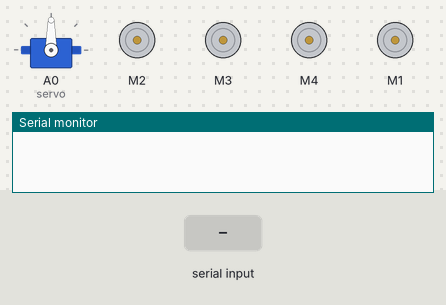
Bench run of a sketch on a simulated Arduino Uno, built with avr-gcc and run on an emulated ATmega328P. Parts: servo, 4 × DC motor (green arrow = forward, orange = backward, longer = faster), the last lines printed to the serial monitor. The inputs (shaded band) are chosen by the test bench.

Above: at 1.2 s.
1.3 s: "  Axial: \n" received over Serial
2.8 s: "  Gat2: \n" received over Serial
At 3.2 s:
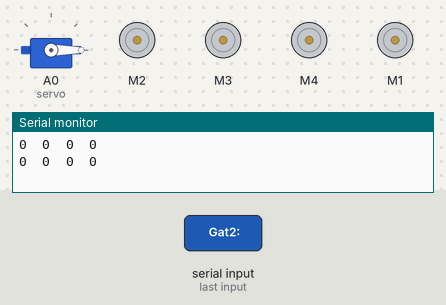
Timing chart, 0 to 5.8 s (numbered marks = the images above; inputs shaded):
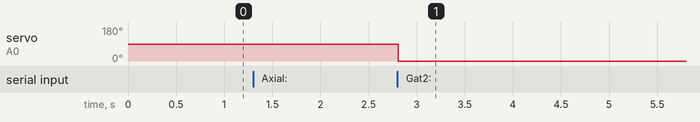

The sketch:

ard_esp_shild_xbox.ino
```cpp
#include <AFMotor.h>
#include <Servo.h>

int lateral;
int axial;
int yaw1;
int rightFront;
int leftFront;
int rightBack;
int leftBack;
int Gat2;

Servo servo;
AF_DCMotor motor1(1);
AF_DCMotor motor2(2);
AF_DCMotor motor3(3);
AF_DCMotor motor4(4);

void setup() {
  // Inicializa a serial
  Serial.begin(9600);
  servo.attach(A0);
}

void Reciver(){
String received = Serial.readStringUntil('\n');

rightFront = axial - lateral + yaw1;
leftFront = axial + lateral - yaw1;
rightBack = axial + lateral + yaw1;
leftBack = axial - lateral - yaw1;

    // Verifica e armazena a variável correspondente
    if (received.startsWith("  Axial: ")) {
      axial = received.substring(8).toInt(); // Extrai o valor e converte para inteiro
     // Serial.print("  Axial: ");
     // Serial.print(axial);
    }
    if (received.startsWith("  Later: ")) {
      lateral = received.substring(8).toInt(); // Extrai o valor e converte para inteiro
     // Serial.print("  Lateral: ");
     // Serial.print(lateral);
    }
    if (received.startsWith("  Yaw1: ")) {
      yaw1 = received.substring(8).toInt(); // Extrai o valor e converte para inteiro
     // Serial.print("  Yaw1: ");
     // Serial.print(yaw1);
    }
    if (received.startsWith("  Gat2: ")) {
      Gat2 = received.substring(8).toInt(); // Extrai o valor e converte para inteiro
      servo.write(map(Gat2, 0, 1023, 0, 180));
    }
Serial.print(leftFront / 2);
Serial.print('\t');
Serial.print(rightFront / 2);
Serial.print('\t');
Serial.print(leftBack / 2);
Serial.print('\t');
Serial.print(rightBack / 2);
Serial.println('\t');

 power();
 direction();

}

void power(){
if(rightFront < 0){
    motor2.setSpeed(rightFront * -1);
  } else {
    motor2.setSpeed(rightFront);
  }
  if(leftFront < 0){
    motor3.setSpeed(leftFront * -1);
  } else{
    motor3.setSpeed(leftFront);
  }
  if(leftBack < 0){
    motor4.setSpeed(leftBack * -1);
  }else{
    motor4.setSpeed(leftBack);
  }
  if(rightBack < 0){
    motor1.setSpeed(rightBack * -1);
  } else{
    motor1.setSpeed(rightBack);
  }
}

void direction(){
  if(leftFront > 0){
motor3.run(BACKWARD);
} else{
  motor3.run(FORWARD);
}

if(leftBack > 0){
motor4.run(BACKWARD);
} else{
  motor4.run(FORWARD);
}

if(rightFront > 0){
motor2.run(BACKWARD);
} else{
  motor2.run(FORWARD);
}

if(rightBack > 0){
motor1.run(BACKWARD);
} else{
  motor1.run(FORWARD);
}

}


void loop() {

  if (Serial.available()) {
  Reciver();
  }
}
```

Measured:
- after the input at 2.8 s, servo on A0 (servo): 90° → 0° at once
